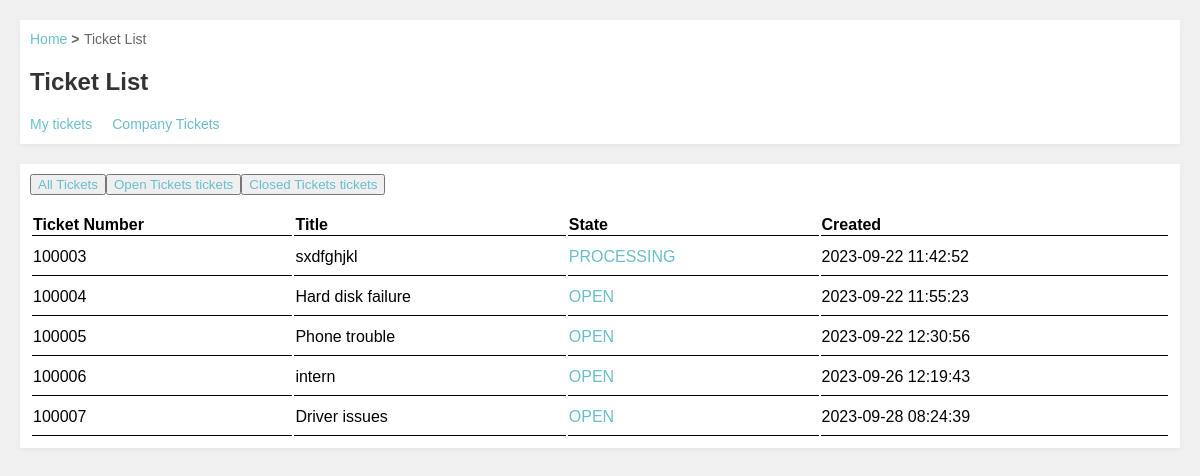
/CustomerInterface/ticketList.php?link=MyTickets&link2=OpenTickets (signed in), run on the app's committed database.
### tables this page shows
CREATE TABLE `tickets` (
  `id` int(11) NOT NULL AUTO_INCREMENT,
  `ticket_num` int(11) NOT NULL,
  `agentID` int(11) NOT NULL,
  `responsible` int(11) DEFAULT NULL,
  `owner` int(11) DEFAULT NULL,
  `queueID` int(11) NOT NULL,
  `serviceID` int(11) NOT NULL,
  `priority` enum('HIGH','MIDDLE','LOW') NOT NULL,
  `create_time` datetime NOT NULL,
  `state` enum('OPEN','PENDING','PROCESSING','CLOSED') NOT NULL,
  `valid` int(11) NOT NULL,
  PRIMARY KEY (`id`),
  KEY `fk_ticket_num_opentk_idx` (`ticket_num`),
  KEY `fk_queue_ticket_idx` (`queueID`),
  KEY `fk_sevice_tick_idx` (`serviceID`),
  KEY `FK_owner_ticket_idx` (`owner`),
  CONSTRAINT `FK_owner_ticket` FOREIGN KEY (`owner`) REFERENCES `agent` (`agentid`),
  CONSTRAINT `fk_queue_ticket` FOREIGN KEY (`queueID`) REFERENCES `queue` (`queueid`),
  CONSTRAINT `fk_sevice_tick` FOREIGN KEY (`serviceID`) REFERENCES `service` (`serviceid`),
  CONSTRAINT `fk_ticket_num_opentk` FOREIGN KEY (`ticket_num`) REFERENCES `open_tickets` (`ticket_num`)
);

CREATE TABLE `open_tickets` (
  `ticket_num` int(11) NOT NULL AUTO_INCREMENT,
  `customer_userID` int(11) DEFAULT NULL,
  `title` varchar(45) DEFAULT NULL,
  `message` varchar(45) DEFAULT NULL,
  `body` text,
  `attachment` varchar(2045) DEFAULT NULL,
  `create_time` varchar(45) DEFAULT NULL,
  `valid` int(11) DEFAULT NULL,
  PRIMARY KEY (`ticket_num`),
  KEY `FK_opentickets_user_idx` (`customer_userID`),
  CONSTRAINT `FK_opentickets_user` FOREIGN KEY (`customer_userID`) REFERENCES `customeruser` (`customer_userid`)
);

### CustomerInterface/DatabaseConfig.php (called while the page is built, shortened)
<?php
    class dbconnect{
        public $conn;
        public function __construct(){
            $this->host = "localhost";
            $this->user = "root";
            $this->password = '+256794172442';
            $this->port = 3306;
            $this->db = "musthelpdesk_db";
            try{
                $this->conn = new PDO("mysql:host=$this->host;port=$this->port;dbname=$this->db", $this->user, $this->password);
                $this->conn->setAttribute(PDO::ATTR_ERRMODE, PDO::ERRMODE_EXCEPTION);
            }catch (PDOException $e){
                echo "Something Went wrong \n" . $e->getMessage();
            }
        }
        function getData($query){
            try{
                $statement = $this->conn->prepare($query);
                $statement->execute();
                $statement->setFetchMode(PDO::FETCH_ASSOC);
                return $statement->fetchAll();
            }catch (PDOException $e){
                echo $e->getMessage();
            }
        }
        function CloseConnection(): void{
            $this->conn = null;
        }
    }
?>

### CustomerInterface/ticketList.php (called while the page is built, shortened)
<?php
    require_once('./functions.php');
    include("./html/ticketList.html");
?>

### CustomerInterface/functions.php (the view, shortened to what this page needs)
<?php
require_once('./DatabaseConfig.php');
function openTickets()
{
    $db = new dbconnect();
    $results = $db->getData("SELECT * FROM open_tickets WHERE customer_userID='" . $_SESSION["id"] . "'");
    foreach ($results as $row) {
        if ((int)$row['valid'] == 0) {
            $ticketNumber = $row["ticket_num"];
            $title = $row["title"];
            $created = $row["create_time"];
            $subQ = $db->getData("SELECT state FROM tickets WHERE ticket_num = $ticketNumber");
            foreach ($subQ as $row) {
                if ($row['state'] != "CLOSED") {
                    echo "
        <tr height='38'>
            <td>$ticketNumber</td>
            <td>$title</td>
            <td><a href='./showTicket.php?link=$ticketNumber'>" . $row["state"] . "</a></td>
            <td>$created</td>
        </tr>
        ";
                }
            }
        } else {
            echo "
        <tr height='38'>
            <td>" . $row["ticket_num"] . "</td>
            <td>" . $row["title"] . "</td>
            <td><a href='./showTicket.php?link=" . $row["ticket_num"] . "'>OPEN</a></td>
            <td>" . $row["create_time"] . "</td>
        </tr>
        ";
        }
    }
}
?>

### data on the page
tickets: ticket_num.ticket_num "100003", ticket_num.title "sxdfghjkl", state "PROCESSING", ticket_num.create_time "2023-09-22 11:42:52"
open_tickets: ticket_num "100004", title "Hard disk failure", create_time "2023-09-22 11:55:23"
open_tickets: ticket_num "100005", title "Phone trouble", create_time "2023-09-22 12:30:56"
open_tickets: ticket_num "100006", title "intern", create_time "2023-09-26 12:19:43"
open_tickets: ticket_num "100007", title "Driver issues", create_time "2023-09-28 08:24:39"
